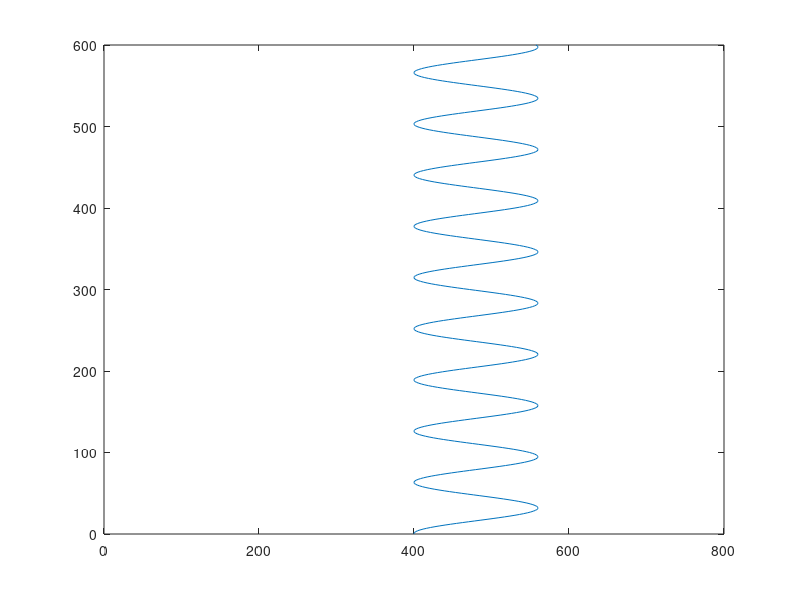

This chart was generated by the following MATLAB code:
top = 0;
bottom = 600;
x = 400;
for i = top:bottom
  y(i+1) = i;
  test(i+1) = 8*sin(y(i+1)*0.1);
  x(i+2) = test((i+1))+x(i+1);
end

plot(x(1:end-1),y)
axis([0 800 0 600]) 